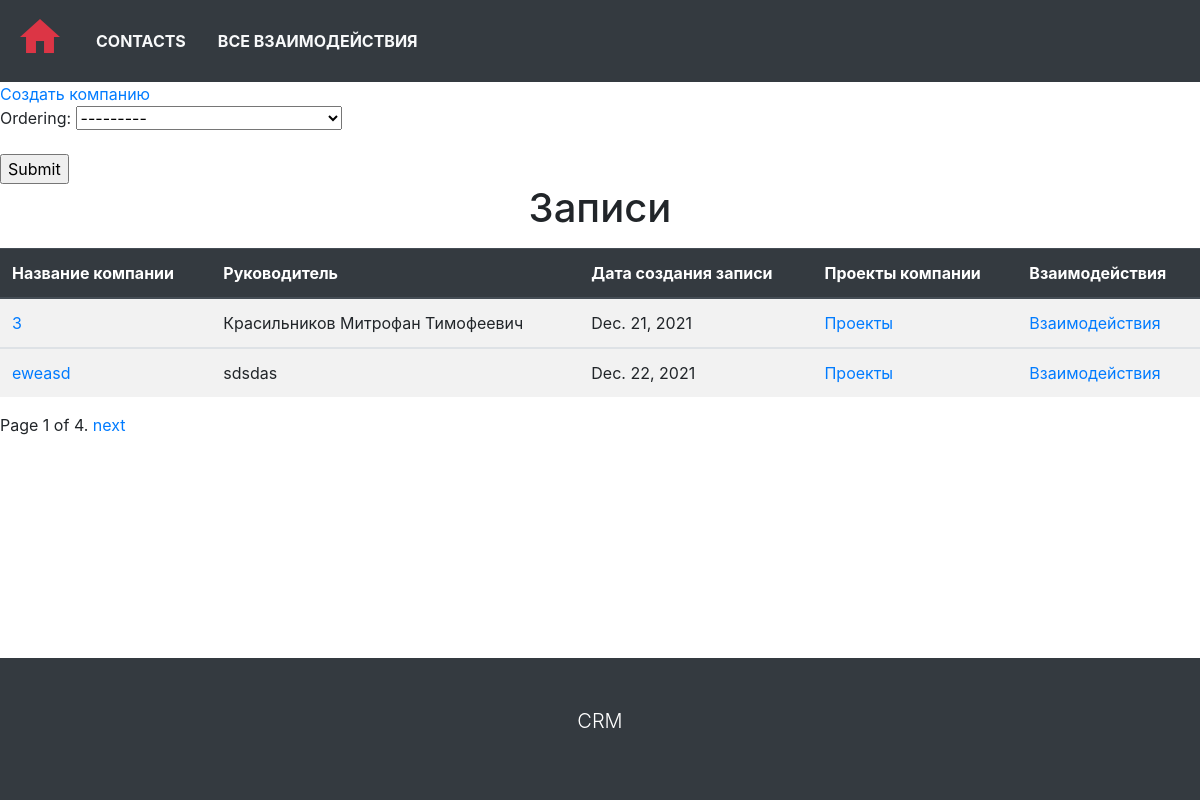
The page / on the database its author committed.
### main_crm/models.py (models this page shows, shortened)
class Company(models.Model):
    company_name = models.CharField(max_length=150, unique=True)
    slug = models.SlugField(unique=True, null=True)
    fio = models.CharField(max_length=150)
    description = RichTextUploadingField(blank=True)
    published = models.DateField(auto_now_add=True)
    edited = models.DateField(auto_now=True)
    class Meta:
        ordering = ['published']
        verbose_name = 'Company'
        verbose_name_plural = 'Companies'
    def get_absolute_url(self):
        return reverse_lazy('company-detail', kwargs={'company_slug': self.slug})

### main_crm/views.py (the view)
# urls.py: path('', views.CompanyListView.as_view(), name='index'),
class CompanyListView(FilterView):
    queryset = Company.objects.all()
    template_name = 'cms_mainpage/list_page.html'
    paginate_by = INDEX_PAGINATE_BY
    filterset_class = CompanyFilter
    def get_context_data(self, *args, **kwargs):
        sort_by = self.request.GET.get('sort_by', '')
        sort_by_param = f'&sort_by={sort_by}'
        return super().get_context_data(*args, sort_by_param=sort_by_param, **kwargs)

### main_crm/templates/cms_mainpage/list_page.html (shortened to what this page needs)
{% extends 'base.html' %}
{% block content %}
<a class="text-decoration-none" href="{% url 'company-create' %}">Создать компанию</a>
{% if company_list.exists %}
<form action="">
    {{ filter.form.as_p }}
    <input type="submit">
</form>
<h1 class="text-center mb-3">Записи</h1>
<div class="table-responsive-xl">
    <table class="table table-striped table-hover">
        <thead class="thead-dark">
        <tr>
            <th>Название компании</th>
            <th>Руководитель</th>
            <th>Дата создания записи</th>
            <th>Проекты компании</th>
            <th>Взаимодействия</th>
        </tr>
        </thead>
        {% for company in company_list %}
        <tbody>
        <tr>
            <td><a class="text-decoration-none" href="{{ company.get_absolute_url }}">{{ company.company_name }}</a>
            </td>
            <td>{{ company.fio }}</td>
            <td>{{ company.published }}</td>
            <td><a class="text-decoration-none" href="{% url 'company-projects-list' company.slug  %}">Проекты</a></td>
            <td>
                <a class="text-decoration-none" href="{% url 'company-interactions-list' company.slug  %}">
                    Взаимодействия
                </a>
            </td>
        </tr>
        </tbody>
        {% endfor %}
    </table>
</div>
{% else %}
<p class="mt-5 font-weight-bold text-center text-muted display-4">Записи отсутствуют.</p>
{% endif %}
{% endblock %}
{% block pagination %}
{% if is_paginated %}
<div class="pagination">
          <span class="page-links">
              <span class="page-current">
                  Page {{ page_obj.number }} of {{ page_obj.paginator.num_pages }}.
              </span>
              {% if page_obj.has_next %}
                  <a href="{{ request.path }}?page={{ page_obj.next_page_number }}{{sort_by_param}}">next</a>
              {% endif %}
          </span>
</div>
{% endif %}
{% endblock %}

### main_crm/static/cms/css/style.css (style rules this page uses)
html, body { height: 100%; }

### rows shown on the page
Company: company_name "З", fio "Красильников Митрофан Тимофеевич", published "Dec. 21, 2021"
Company: company_name "eweasd", fio "sdsdas", published "Dec. 22, 2021"

### other values the page prints
{{ page_obj.number }} "1"
{{ page_obj.paginator.num_pages }} "4"
